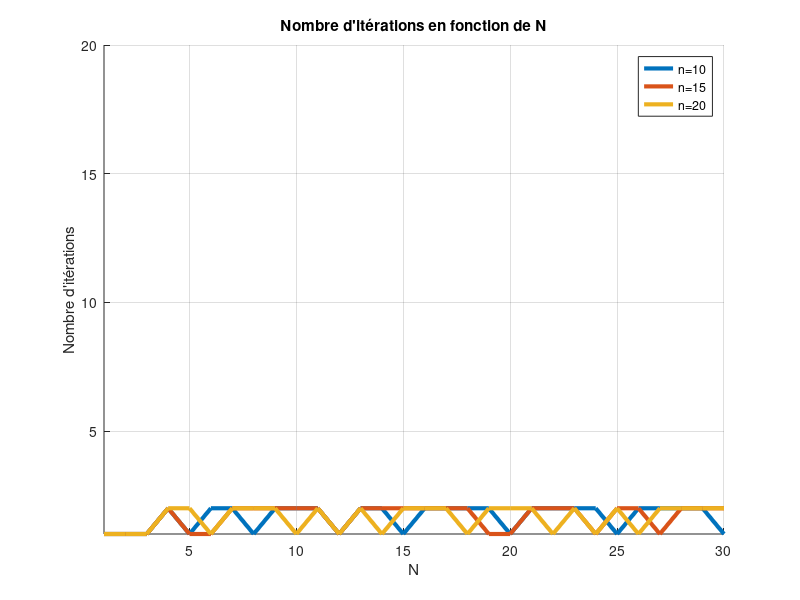

The MATLAB source for this figure:
% Scalabilité de la méthode du gradient conjugué 
% Pour plus de commentaires sur la méthode, voir le fichier
% conjugate_gradient.m

% Données du problème
L = 100;
S = 10;
E = 2*1e5;
Fd = 10;

% Nombres d'élements
n_values = [10, 15, 20];
tab_N = ones(1,30);
tab_iter = ones(3,30);

figure;
hold on;
grid on;
title('Nombre d''itérations en fonction de N');
xlabel('N');
ylabel('Nombre d''itérations');
ylim([1, 20]);
xlim([1, 30]);

for N = 2:30
    
    for idx = 1:length(n_values)

        % ---------------------------------------------------------------
        % Étape 1 - Remplissage des sous-domaines
        % ---------------------------------------------------------------
        n = n_values(idx);
        H = L / N;
        h = H / (n - 1);
        k0 = E * S / h;

        interface = (n-1)*(1:N-1) + 1;
        k = k0 * (2*eye(n) - diag(ones(n-1, 1), 1) - diag(ones(n-1, 1), -1));
        k(1,1) = k0;
        k(n,n) = k0;
        
        substruct = cell(N,1);
        kbb = cell(N,1);
        kib = cell(N,1);
        kii = cell(N,1);
        Sp = cell(N,1);
        Sd = cell(N,1);
        Rb = cell(N,1);
        A = cell(N,1);
        num_local_interface = cell(N,1);
        
        for s = 1:N
            substruct{s} = (s-1)*(n-1) + (1:n);
            if s == 1
                kii{s} = k(2:n-1, 2:n-1);
                kib{s} = k(2:n-1, n);
                kbb{s} = k(n, n);
                num_local_interface{s} = 1;
            elseif s == N
                kii{s} = k(2:n, 2:n);
                kib{s} = k(2:n, 1);
                kbb{s} = k(1, 1);
                num_local_interface{s} = 2*(N-1);
            else
                kii{s} = k(2:n-1, 2:n-1);
                kib{s} = k(2:n-1, [1, n]);
                kbb{s} = k([1, n], [1, n]);
                num_local_interface{s} = [max(num_local_interface{s-1})+1; max(num_local_interface{s-1})+2];
            end
            Sp{s} = kbb{s} - kib{s}' * (kii{s} \ kib{s});
            if s==N
                Sp{s} = 0; 
            end
        
            Sd{s} = pinv(Sp{s});
            Rb{s} = null(Sp{s});
        
            if s == 1
                A{s} = zeros(N-1,1);
                A{s}(1) = 1;
            elseif s > 1 && s < N
                A{s} = zeros(N-1,2);
                A{s}(s-1,1) = -1;
                A{s}(s,2) = 1;
            elseif s == N
                A{s} = zeros(N-1,1);
                A{s}(N-1) = -1;
            end
        end
        
        concat_Sd = blkdiag(Sd{:});
        concat_A = horzcat(A{:});
        concat_bd = zeros(size(concat_A,2),1);
        concat_bp = zeros(size(concat_A,2),1);
        concat_bp(end) = Fd;
        concat_Rb = blkdiag(Rb{:});
        Sd_assembled = concat_A * concat_Sd * concat_A';
        bd_assembled = concat_A * concat_bd;
        G = concat_A * concat_Rb;
        e = concat_Rb' * concat_bp;

        % ---------------------------------------------------------------
        % Étape 2 - Algorithme du gradient conjugué
        % ---------------------------------------------------------------

        P = eye(length(G)) - G * ((G' * G) \ G'); 
        lambda = - G * ((G' * G) \ e);
        r = P' * (-bd_assembled - Sd_assembled * lambda);
        z = P * (Sd_assembled \ r); 
        d = z;
        
        d_values = [];
        iter = 1;
        while (norm(r) > 1e-3)
            p = P'*Sd_assembled*d;
            alpha = r'*d/(d'*p);
            lambda = lambda + alpha*d;
            r = r - alpha*p;
            z = P * (Sd_assembled \ r); 
            beta = zeros(iter+1, 1);
            d_values = [d_values, d]; 
            for j=1:iter
                beta(j) = -z'*p/(d_values(:,j)'*p);
            end
            d = z + sum(beta)*d;
            iter = iter + 1;
        end
        
        concat_alpha_b = (G' * G) \ (G' * (-bd_assembled - Sd_assembled * lambda));
        concat_ub = concat_Sd*(concat_bp + concat_A'*lambda) + concat_Rb*concat_alpha_b;

        % ---------------------------------------------------------------
        % Étape 3 - Stockage du nombre d'itérations
        % ---------------------------------------------------------------
        tab_iter(idx, N) = iter;

    end % fin de la boucle sur n
    tab_N(N) = N;
end % fin de la boucle sur N

% ---------------------------------------------------------------
% Étape 4 - Graphique
% ---------------------------------------------------------------
for idx = 1:length(n_values)
    plot(tab_N, tab_iter(idx, :), 'LineWidth', 3, 'DisplayName', sprintf('n=%d', n_values(idx)));
end

legend;